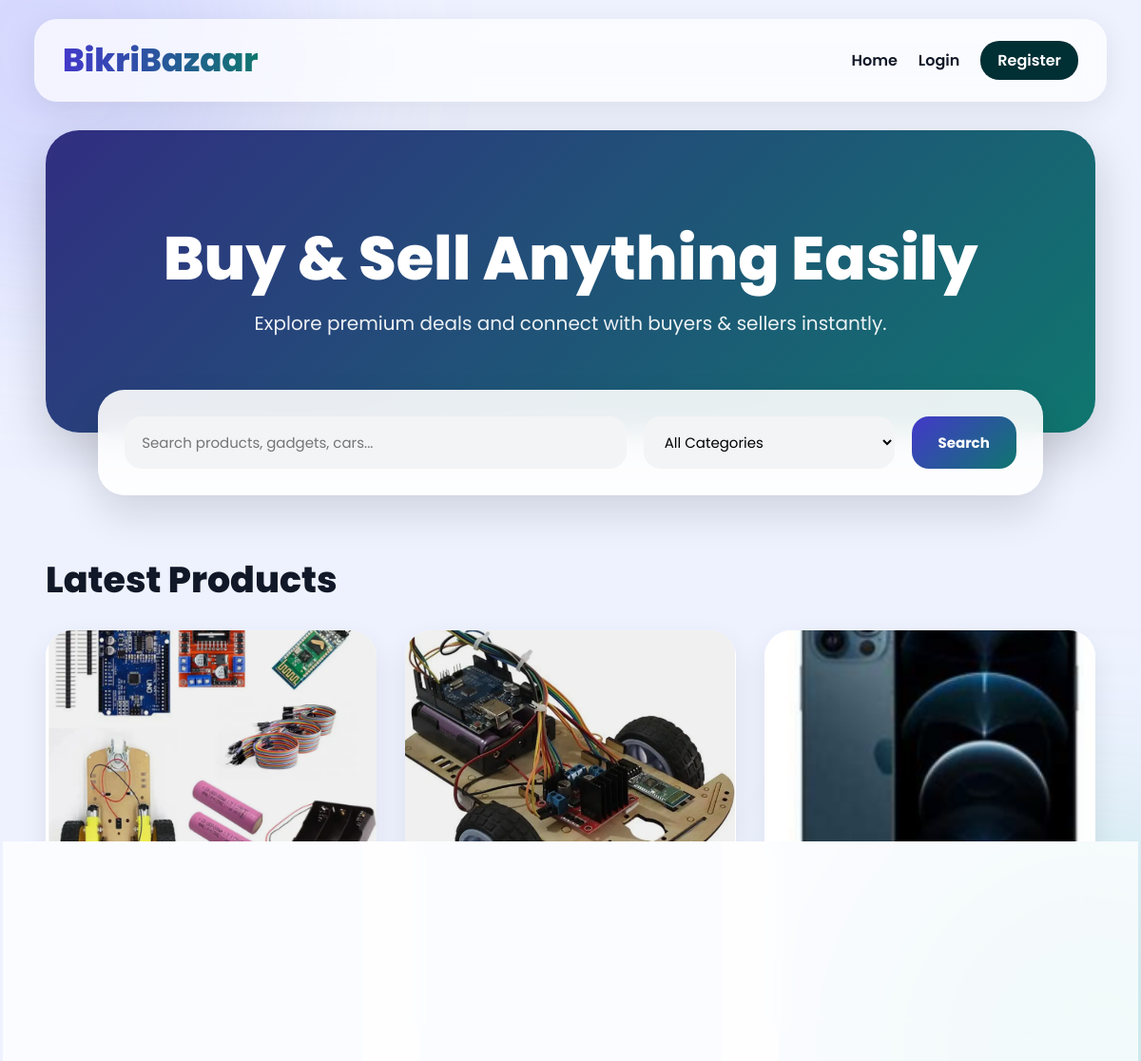
The app's page /public/index.php, older data.
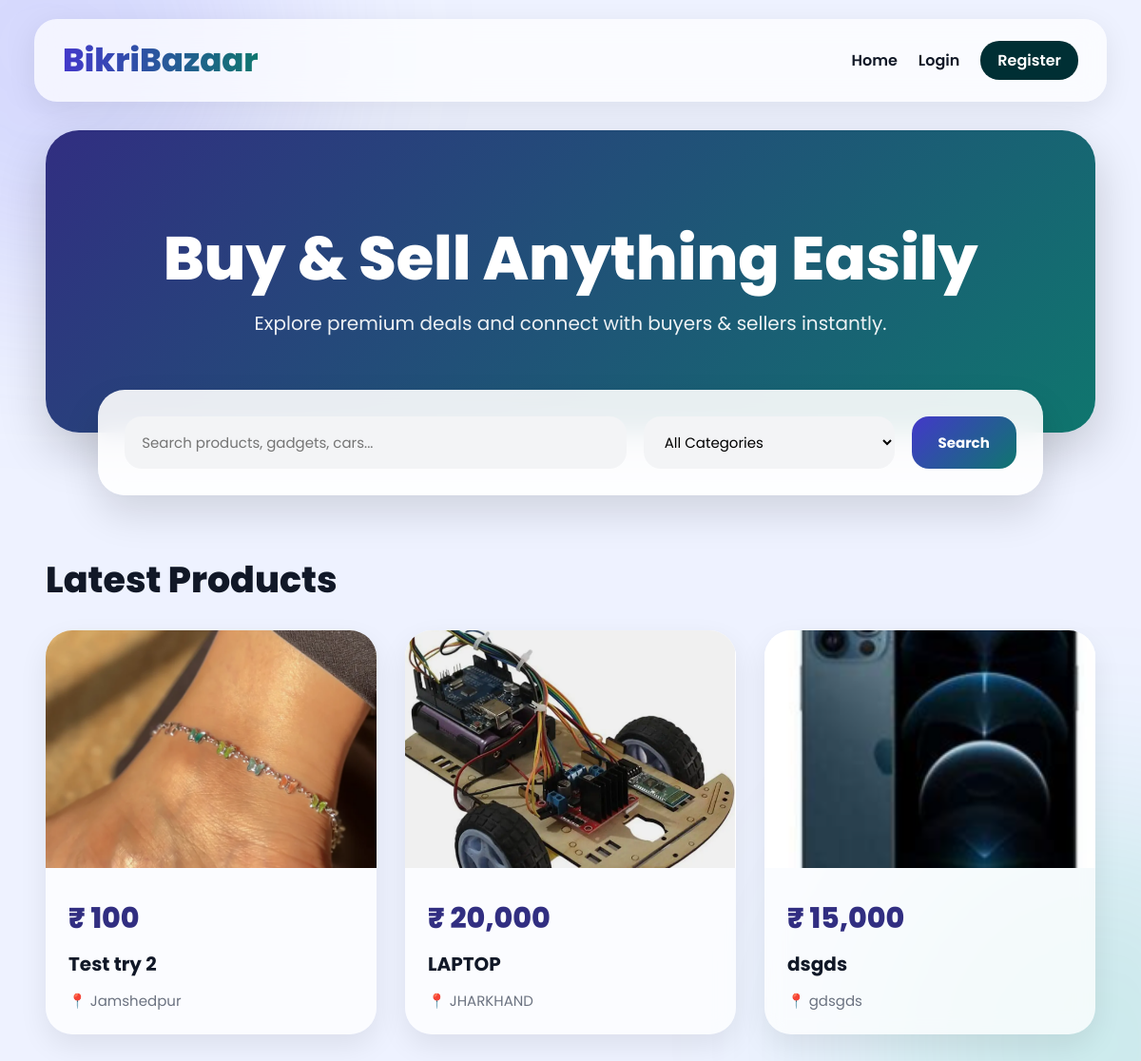
The same page, newer data.
### tables this page shows
CREATE TABLE `products` (
  `id` int NOT NULL AUTO_INCREMENT,
  `user_id` int NOT NULL,
  `title` varchar(255) NOT NULL,
  `description` text NOT NULL,
  `price` decimal(10,2) NOT NULL,
  `location` varchar(255) NOT NULL,
  `category` varchar(100) NOT NULL,
  `image` varchar(255) NOT NULL,
  `created_at` timestamp NOT NULL DEFAULT CURRENT_TIMESTAMP,
  PRIMARY KEY (`id`)
);

### public/index.php (called while the page is built)
<?php
require_once '../modules/search/home_view.php';
?>

### modules/search/home_view.php (the view, shortened to what this page needs)
<?php
require_once __DIR__ . '/../../shared/db.php';
$search = "";
$sql = "SELECT * FROM products WHERE 1";
$sql .= " ORDER BY id DESC";
$result = mysqli_query($conn, $sql);
$unread_count = 0;
?>
<!DOCTYPE html>
<html lang="en">
<head>
    <link rel="stylesheet" href="assets/css/style.css">
</head>
<body>
<div class="navbar">
    <div class="logo">
        BikriBazaar
    </div>
    <div class="nav-links">
    <a href="index.php">Home</a>
    <?php if(isset($_SESSION['user_id'])) { ?>
        <a href="post-ad.php" class="btn-sell">+ SELL</a>
        <div class="profile-dropdown">
            <div class="nav-avatar">
                <?php echo isset($_SESSION['user_name']) ? strtoupper(substr($_SESSION['user_name'], 0, 1)) : 'U'; ?>
            </div>
            <div class="dropdown-content">
                <div class="dropdown-user-meta">
                    <strong>Hi, <?php echo isset($_SESSION['user_name']) ? htmlspecialchars($_SESSION['user_name']) : 'User'; ?></strong>
                </div>
                <hr style="border: 0; border-top: 1px solid #e5e7eb; margin: 5px 0;">
                <a href="my-ads.php">📋 My Ads</a>
                <a href="favorites.php">❤️ Favorites</a>
                <a href="inbox.php">
                    💬 Messages
                    <?php if (isset($unread_count) && $unread_count > 0): ?>
                        <span class="dropdown-badge"><?php echo $unread_count; ?></span>
                    <?php endif; ?>
                </a>
                <hr style="border: 0; border-top: 1px solid #e5e7eb;">
                <a href="logout.php" style="color: #ff4d4f !important;">🚪 Logout</a>
            </div>
        </div>
    <?php } else { ?>
        <a href="login.php">Login</a>
        <a href="register.php" class="btn-register">Register</a>
    <?php } ?>
</div>
</div>
<div class="container">
    <div class="hero">
        <h1>Buy & Sell Anything Easily</h1>
        <p>Explore premium deals and connect with buyers & sellers instantly.</p>
    </div>
    <div class="search-box">
        <form class="search-form" method="GET">
            <input
                type="text"
                name="search"
                placeholder="Search products, gadgets, cars..."
                value="<?php echo htmlspecialchars($search); ?>"
            >
            <select name="category">
                <option value="">All Categories</option>
            </select>
            <button type="submit">
                Search
            </button>
        </form>
    </div>
    <h2 class="section-title">
        Latest Products
    </h2>
    <?php if(mysqli_num_rows($result) > 0) { ?>
        <div class="products-grid">
            <?php while($product = mysqli_fetch_assoc($result)) { ?>
                <a class="product-card" href="product.php?id=<?php echo $product['id']; ?>">
                    <img src="/olx/public/uploads/products/<?php echo $product['image']; ?>" alt="Product image">
                    <div class="product-content">
                        <div class="price">
                            ₹ <?php echo number_format($product['price']); ?>
                        </div>
                        <div class="title">
                            <?php echo htmlspecialchars($product['title']); ?>
                        </div>
                        <div class="location">
                            📍 <?php echo htmlspecialchars($product['location']); ?>
                        </div>
                    </div>
                </a>
            <?php } ?>
        </div>
    <?php } else { ?>
        <div class="empty-state">
            <h3>No Products Found</h3>
        </div>
    <?php } ?>
</div>
</body>
</html>

Row changes from the older to the newer data that the page shows:
removed products: image (picture)
removed products: image (picture)
removed products: image (picture)
added products: image (picture), price "100", title "Test try 2", location "Jamshedpur"
added products: image (picture), price "20,000", title "LAPTOP", location "JHARKHAND"
added products: image (picture), price "15,000", title "dsgds", location "gdsgds"
